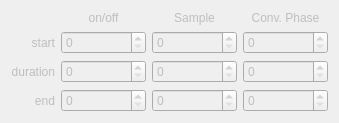
              <widget class="QWidget" name="tab_1">
               <property name="enabled">
                <bool>false</bool>
               </property>
               <attribute name="title">
                <string>LED1</string>
               </attribute>
               <layout class="QGridLayout" name="gridLayout_10">
                <item row="1" column="0">
                 <widget class="QLabel" name="label_16">
                  <property name="text">
                   <string>start</string>
                  </property>
                  <property name="alignment">
                   <set>Qt::AlignmentFlag::AlignRight|Qt::AlignmentFlag::AlignTrailing|Qt::AlignmentFlag::AlignVCenter</set>
                  </property>
                 </widget>
                </item>
                <item row="2" column="3">
                 <widget class="QSpinBox" name="spinBox_L1cpDur">
                  <property name="minimumSize">
                   <size>
                    <width>85</width>
                    <height>20</height>
                   </size>
                  </property>
                  <property name="maximum">
                   <number>65535</number>
                  </property>
                 </widget>
                </item>
                <item row="2" column="1">
                 <widget class="QSpinBox" name="spinBox_L1onDur">
                  <property name="minimumSize">
                   <size>
                    <width>85</width>
                    <height>20</height>
                   </size>
                  </property>
                  <property name="maximum">
                   <number>65535</number>
                  </property>
                 </widget>
                </item>
                <item row="0" column="2">
                 <widget class="QLabel" name="label_20">
                  <property name="text">
                   <string>Sample</string>
                  </property>
                  <property name="alignment">
                   <set>Qt::AlignmentFlag::AlignBottom|Qt::AlignmentFlag::AlignHCenter</set>
                  </property>
                 </widget>
                </item>
                <item row="3" column="3">
                 <widget class="QSpinBox" name="spinBox_L1cpEnd">
                  <property name="minimumSize">
                   <size>
                    <width>85</width>
                    <height>20</height>
                   </size>
                  </property>
                  <property name="maximum">
                   <number>65535</number>
                  </property>
                 </widget>
                </item>
                <item row="0" column="3">
                 <widget class="QLabel" name="label_21">
                  <property name="text">
                   <string>Conv. Phase</string>
                  </property>
                  <property name="alignment">
                   <set>Qt::AlignmentFlag::AlignBottom|Qt::AlignmentFlag::AlignHCenter</set>
                  </property>
                 </widget>
                </item>
                <item row="1" column="1">
                 <widget class="QSpinBox" name="spinBox_L1onStart">
                  <property name="minimumSize">
                   <size>
                    <width>85</width>
                    <height>20</height>
                   </size>
                  </property>
                  <property name="maximum">
                   <number>65535</number>
                  </property>
                 </widget>
                </item>
                <item row="3" column="2">
                 <widget class="QSpinBox" name="spinBox_L1sampEnd">
                  <property name="minimumSize">
                   <size>
                    <width>85</width>
                    <height>20</height>
                   </size>
                  </property>
                  <property name="maximum">
                   <number>65535</number>
                  </property>
                 </widget>
                </item>
                <item row="3" column="1">
                 <widget class="QSpinBox" name="spinBox_L1onEnd">
                  <property name="minimumSize">
                   <size>
                    <width>85</width>
                    <height>20</height>
                   </size>
                  </property>
                  <property name="maximum">
                   <number>65535</number>
                  </property>
                 </widget>
                </item>
                <item row="1" column="2">
                 <widget class="QSpinBox" name="spinBox_L1sampStart">
                  <property name="minimumSize">
                   <size>
                    <width>85</width>
                    <height>20</height>
                   </size>
                  </property>
                  <property name="maximum">
                   <number>65535</number>
                  </property>
                 </widget>
                </item>
                <item row="2" column="0">
                 <widget class="QLabel" name="label_17">
                  <property name="text">
                   <string>duration</string>
                  </property>
                  <property name="alignment">
                   <set>Qt::AlignmentFlag::AlignRight|Qt::AlignmentFlag::AlignTrailing|Qt::AlignmentFlag::AlignVCenter</set>
                  </property>
                 </widget>
                </item>
                <item row="1" column="3">
                 <widget class="QSpinBox" name="spinBox_L1cpStart">
                  <property name="minimumSize">
                   <size>
                    <width>85</width>
                    <height>20</height>
                   </size>
                  </property>
                  <property name="maximum">
                   <number>65535</number>
                  </property>
                 </widget>
                </item>
                <item row="2" column="2">
                 <widget class="QSpinBox" name="spinBox_L1sampDur">
                  <property name="minimumSize">
                   <size>
                    <width>85</width>
                    <height>20</height>
                   </size>
                  </property>
                  <property name="maximum">
                   <number>65535</number>
                  </property>
                 </widget>
                </item>
                <item row="0" column="1">
                 <widget class="QLabel" name="label_19">
                  <property name="text">
                   <string>on/off</string>
                  </property>
                  <property name="alignment">
                   <set>Qt::AlignmentFlag::AlignBottom|Qt::AlignmentFlag::AlignHCenter</set>
                  </property>
                 </widget>
                </item>
                <item row="3" column="0">
                 <widget class="QLabel" name="label_18">
                  <property name="text">
                   <string>end</string>
                  </property>
                  <property name="alignment">
                   <set>Qt::AlignmentFlag::AlignRight|Qt::AlignmentFlag::AlignTrailing|Qt::AlignmentFlag::AlignVCenter</set>
                  </property>
                 </widget>
                </item>
               </layout>
              </widget>
